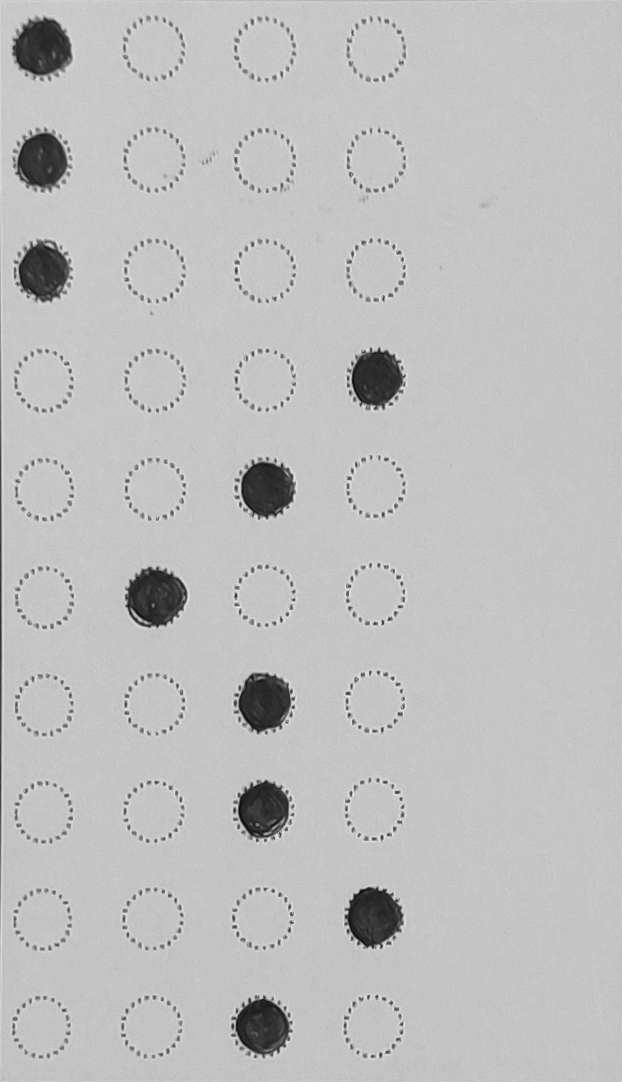
#> input picture answer/1.png, 622 x 1082 px, found by its file name
$ python -i api_final.py   (imports and definitions only)
#> lines starting #> are read from the running program, lines starting #| are printed output that depends on the picture; after the words box and inside, x2 and y2 are one past the last pixel; in counts of white or black regions, pixels touching at a corner belong together
import numpy as np
import cv2
import json
from flask import Flask,request,Response,jsonify
import os
from matplotlib import pyplot as plt
from PIL import Image
import shutil

# [1 line not run here, left out]

# [3 lines that did not run here, left out]


# [65 lines that did not run here, left out]

def sort_contours(cnts, method="left-to-right"):
    reverse = False
    i = 0

    if method == "right-to-left" or method == "bottom-to-top":
        reverse = True

    if method == "top-to-bottom" or method == "bottom-to-top":
        i = 1

    boundingBoxes = [cv2.boundingRect(c) for c in cnts]
    (cnts, boundingBoxes) = zip(*sorted(zip(cnts, boundingBoxes),
                                        key=lambda b: b[1][i], reverse=reverse))

    return (cnts, boundingBoxes)

# [102 lines left out: function box_extraction, not called in this run]
                        # y1=y
                    # print(x)


def registration():

    for k in range(1,2):
        if k!=26 and k!=48:
            #for 3
            for p in range(1,4):

                img1_color = cv2.imread("RUN/Cropped/ROLLNO_"+str(k) + "/" +str(p)+ ".png")
#> img1_color is the input picture: shape (1082, 622, 3); min 8, max 235, mean 190.5
                img2_color = cv2.imread("RUN/Cropped/ANSWER_KEY/"+str(p)+".png")

                img1 = cv2.cvtColor(img1_color, cv2.COLOR_BGR2GRAY)
                img2 = cv2.cvtColor(img2_color, cv2.COLOR_BGR2GRAY)
                height, width = img2.shape
#> height = 1082; width = 622

                p1=box_extractionqw("RUN/Cropped/ROLLNo_"+str(k) + "/" +str(p)+ ".png")
#> in box_extractionqw, `(thresh, img_bin) = cv2.threshold(img, 128, 255, cv2.THRESH_BINARY | c..`:
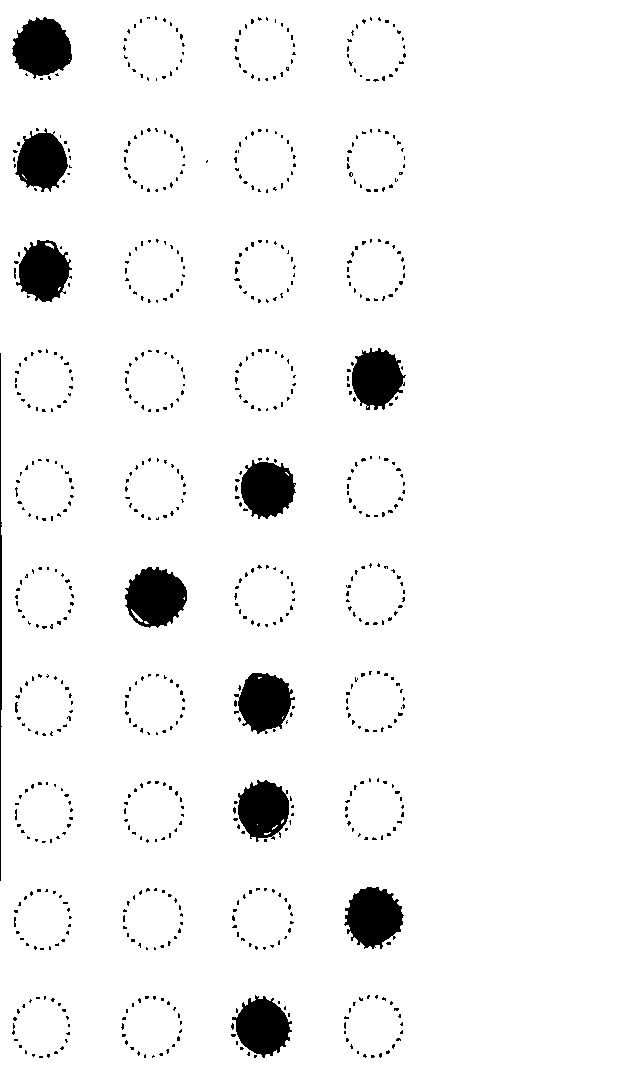
#> img_bin: shape (1082, 622); 95.2% white; 770 black regions (757 under 20 px), largest, box (x1, y1, x2, y2) and area: (125, 567, 187, 628) 2735, (12, 17, 72, 79) 2614, (344, 887, 404, 949) 2603
#> in box_extractionqw, `(thresh, img_bin) = cv2.threshold(img, 128, 255, cv2.THRESH_BINARY | c..`: thresh = 132
#> in box_extractionqw, `img = cv2.blur(img,(20,20))`:
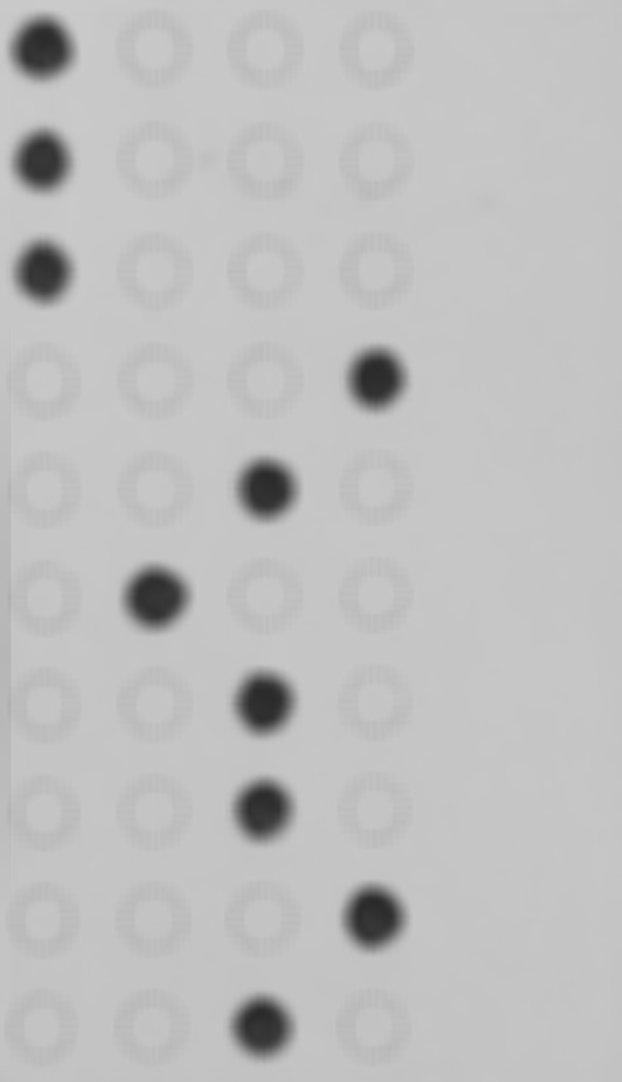
#> img: shape (1082, 622); min 41, max 203, mean 190.6
#> in box_extractionqw, `img_final_bin = cv2.erode(~img_final_bin, kernel, iterations=2)`:
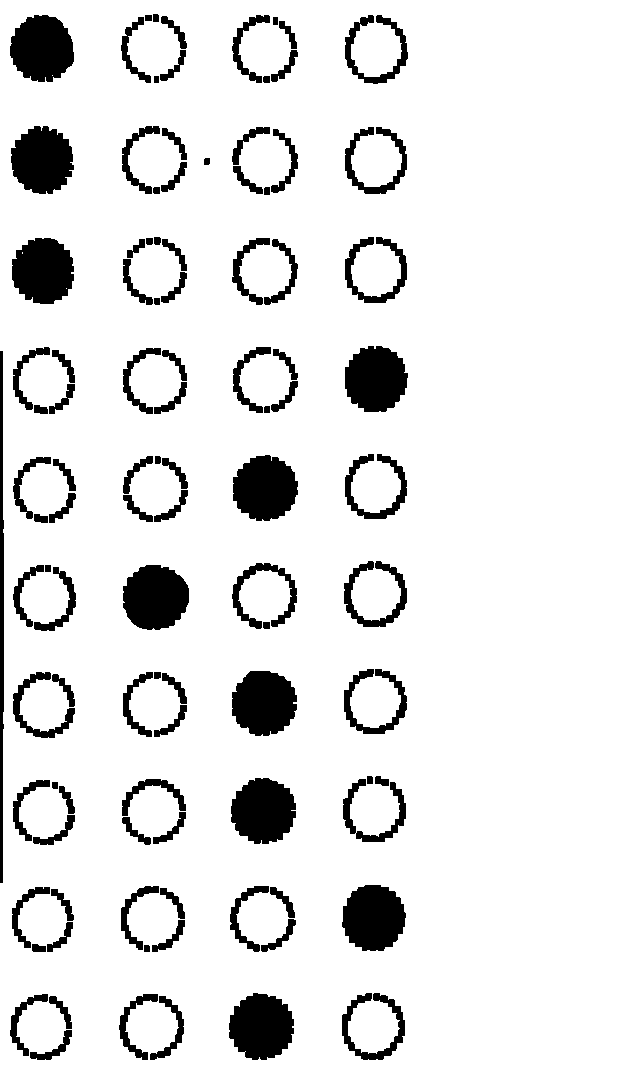
#> img_final_bin: shape (1082, 622); 89.5% white; 104 black regions
#> in box_extractionqw, `(thresh, img_final_bin) = cv2.threshold(img_final_bin, 128, 255, cv2.T..`: thresh = 0
#> in box_extractionqw, `contours, hierarchy = cv2.findContours( img_final_bin, cv2.RETR_TREE, ..`: contours = 108 contours, 3 with area under 20; largest, box (x1, y1, x2, y2) and area: (0, 0, 622, 1082) 669510, (122, 564, 190, 631) 3492, (228, 992, 295, 1061) 3472, (231, 670, 298, 737) 3441, (230, 777, 297, 845) 3431
#> in sort_contours, `boundingBoxes = [cv2.boundingRect(c) for c in cnts]`: boundingBoxes = 108 items, first 6: (0, 0, 622, 1082), (29, 1029, 44, 32), (149, 995, 36, 66), (48, 995, 25, 35), (118, 993, 41, 68), (9, 993, 40, 64)
#> in sort_contours, `(cnts, boundingBoxes) = zip(*sorted(zip(cnts, boundingBoxes), key=lamb..`: cnts has the same summary as contours in box_extractionqw; boundingBoxes = 108 items, first 6: (0, 0, 622, 1082), (9, 993, 40, 64), (9, 14, 66, 69), (10, 125, 65, 70), (11, 886, 40, 63), (11, 237, 64, 68)
#> the loop in box_extractionqw, `for c in contours:` made 1 pass
#> (x, y, w, h, idx, coords) on pass 1: (0, 0, 622, 1082, 1, [[0, 1081], [621, 1081], [621, 0], [0, 0]])
#> after the loop in box_extractionqw, `for c in contours:`:
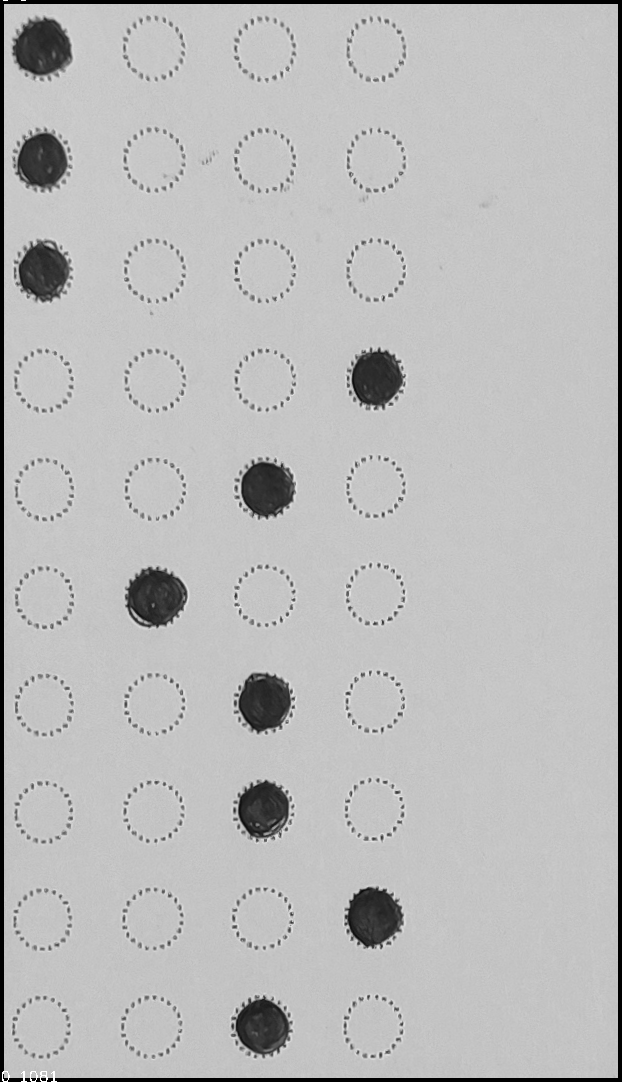
#> img3: shape (1082, 622); min 0, max 255, mean 186.7
#> after the loop in box_extractionqw, `for c in contours:`: dif0 = -1081; dif1 = -460; dif2 = 621; dif3 = 0; dmax = 621; dmin = -1081; idx = 1; iq = 8; itr = 4; smax = 1702; smin = 0; sum0 = 1081; sum1 = 1702; sum2 = 621; sum3 = 0
#> p1 = [[0, 0], [621, 0], [0, 1081], [621, 1081]]
                p2=box_extractionqw("RUN/Cropped/ANSWER_KEY/"+str(p)+".png")
#> after the loop in box_extractionqw, `for c in contours:`: dif0 = -1081; dif1 = -460; dif2 = 621; dif3 = 0; dmax = 621; dmin = -1081; idx = 1; iq = 8; itr = 4; smax = 1702; smin = 0; sum0 = 1081; sum1 = 1702; sum2 = 621; sum3 = 0
#> p2 = [[0, 0], [621, 0], [0, 1081], [621, 1081]]

                homography, mask = cv2.findHomography(np.float32(p1), np.float32(p2), cv2.RANSAC)
#> homography = [[1, 0, -9.85e-14], [0, 1, -2.95e-13], [0, 0, 1]]; mask = [1, 1, 1, 1]
                transformed_img = cv2.warpPerspective(img1_color, homography, (width, height))
                img2 = cv2.imread("RUN/Cropped/ANSWER_KEY/"+str(p)+".png")
                img2 = cv2.cvtColor(img2,cv2.COLOR_BGR2GRAY)
                img1 = cv2.cvtColor(transformed_img,cv2.COLOR_BGR2GRAY)

                kernel = np.ones((2,2), np.uint8)
                thresh1 = cv2.erode(img1,kernel,iterations=2)
                thresh1 = cv2.dilate(thresh1,kernel,iterations=2)
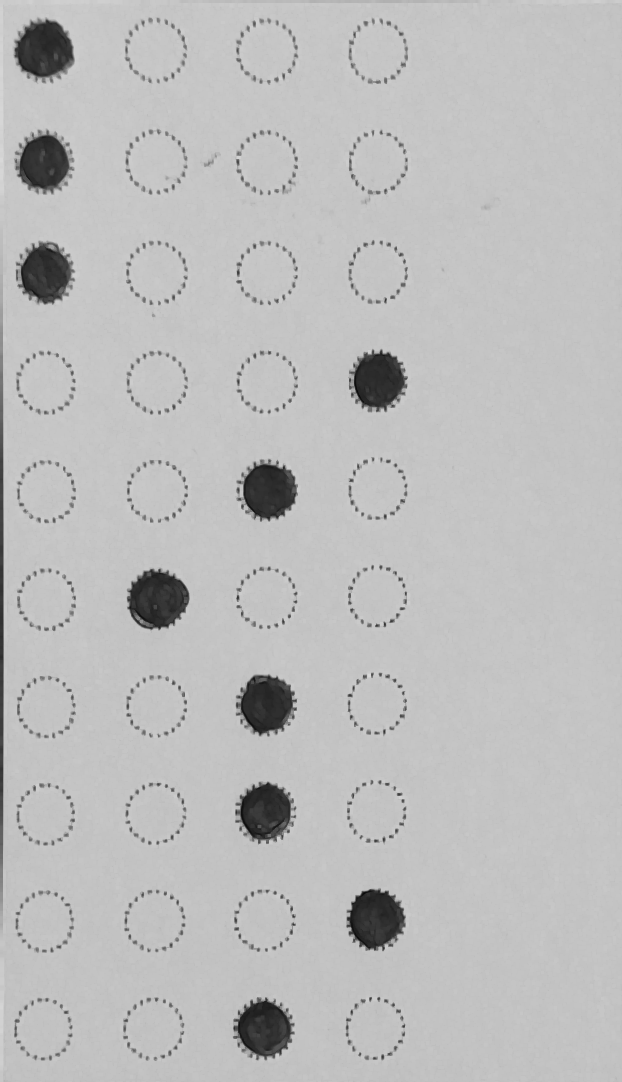
#> thresh1: shape (1082, 622); min 8, max 216, mean 188.6
                ret,thresh1 = cv2.threshold(thresh1,127,255,cv2.THRESH_BINARY_INV)
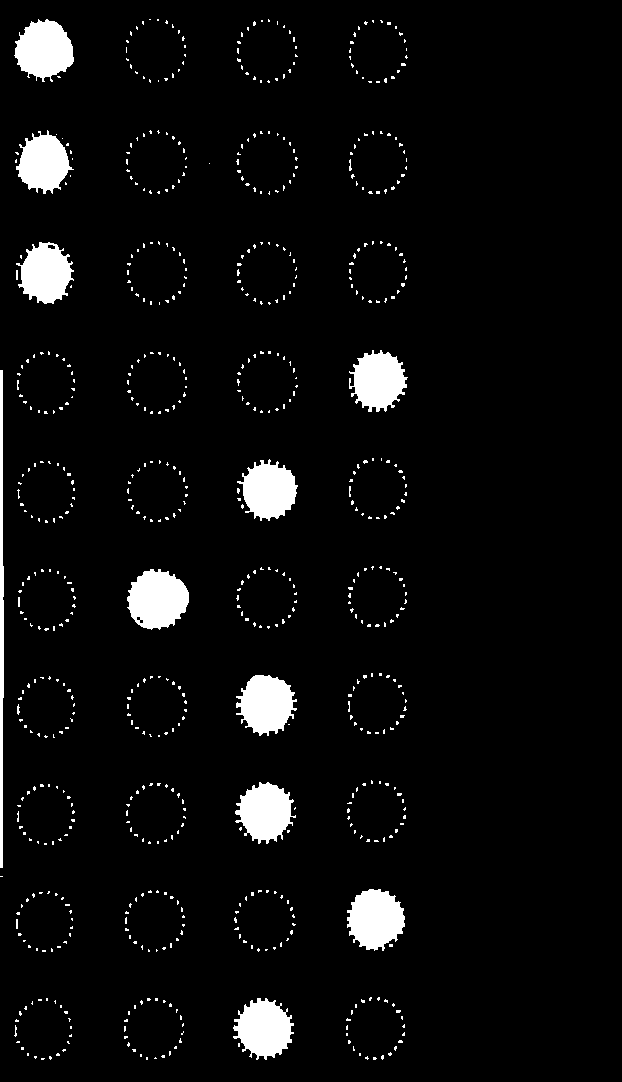
#> thresh1: shape (1082, 622); 4.8% white; 715 white regions (699 under 20 px), largest, box (x1, y1, x2, y2) and area: (127, 569, 189, 630) 2776, (347, 889, 405, 951) 2623, (14, 19, 74, 82) 2620

                thresh2 = cv2.erode(img2,kernel,iterations=2)
                thresh2 = cv2.dilate(thresh2,kernel,iterations=2)
                ret,thresh2 = cv2.threshold(thresh2,127,255,cv2.THRESH_BINARY_INV)

                img3 = cv2.absdiff(thresh1, thresh2)
#> img3: shape (1082, 622); every value is 0
                kernel3 = np.ones((5,5),np.uint8)
                erosion3 = cv2.erode(img3,kernel3,iterations = 2)
                dilation3 = cv2.dilate(erosion3,kernel3,iterations = 1)
                cropped=dilation3[20:int(.98*len(dilation3)),20:int(.98*(len(dilation3[0])))]
#> cropped: shape (1040, 589); every value is 0
                cv2.imwrite("RUN/Difference/ROLLNO_"+ str(k) +"/Filled/" +str(p)+".png", cropped)
                cv2.imwrite("RUN/Registered/ROLLNO_"+ str(k) +"/Filled/" +str(p)+".png", transformed_img)


                img1_color = cv2.imread("RUN/Cropped/ROLLNO_"+str(k) + "/" +str(p)+ ".png")
                img2_color = cv2.imread("RUN/Cropped/OMR/"+str(p)+".png")

                img1 = cv2.cvtColor(img1_color, cv2.COLOR_BGR2GRAY)
                img2 = cv2.cvtColor(img2_color, cv2.COLOR_BGR2GRAY)
                height, width = img2.shape

                p1=box_extractionqw("RUN/Cropped/ROLLNo_"+str(k) + "/" +str(p)+ ".png")
                p2=box_extractionqw("RUN/Cropped/OMR/"+str(p)+".png")

                homography, mask = cv2.findHomography(np.float32(p1), np.float32(p2), cv2.RANSAC)
                transformed_img = cv2.warpPerspective(img1_color, homography, (width, height))
                img2 = cv2.imread("RUN/Cropped/OMR/"+str(p)+".png")
                img2 = cv2.cvtColor(img2,cv2.COLOR_BGR2GRAY)
                img1 = cv2.cvtColor(transformed_img,cv2.COLOR_BGR2GRAY)

                kernel = np.ones((2,2), np.uint8)
                thresh1 = cv2.erode(img1,kernel,iterations=2)
                thresh1 = cv2.dilate(thresh1,kernel,iterations=2)
                ret,thresh1 = cv2.threshold(thresh1,127,255,cv2.THRESH_BINARY_INV)

                thresh2 = cv2.erode(img2,kernel,iterations=2)
                thresh2 = cv2.dilate(thresh2,kernel,iterations=2)
                ret,thresh2 = cv2.threshold(thresh2,127,255,cv2.THRESH_BINARY_INV)

                img3 = cv2.absdiff(thresh1, thresh2)
                kernel3 = np.ones((5,5),np.uint8)
                erosion3 = cv2.erode(img3,kernel3,iterations = 2)
                dilation3 = cv2.dilate(erosion3,kernel3,iterations = 1)
                cropped=dilation3[20:int(.98*len(dilation3)),20:int(.98*(len(dilation3[0])))]
                cv2.imwrite("RUN/Difference/ROLLNO_"+ str(k) +"/Empty/" +str(p)+".png", cropped)
                cv2.imwrite("RUN/Registered/ROLLNO_"+ str(k) +"/Empty/" +str(p)+".png", transformed_img)


# [93 lines left out: functions components, order_points, four_point_transform, not called in this run]

def box_extractionqw(img_for_box_extraction_path):

    img = cv2.imread(img_for_box_extraction_path, 0)  # Read the image
    img2 = cv2.imread(img_for_box_extraction_path, 0)
    img3 = cv2.imread(img_for_box_extraction_path, 0)
    font = cv2.FONT_HERSHEY_COMPLEX
    # img = cv2.blur(img,(10,10))
    (thresh, img_bin) = cv2.threshold(img, 128, 255,
                                      cv2.THRESH_BINARY | cv2.THRESH_OTSU)  # Thresholding the image
    img_bin = 255-img_bin  # Invert the image


    img = cv2.blur(img,(20,20))

    kernel_length = np.array(img).shape[1]//400

    verticle_kernel = cv2.getStructuringElement(cv2.MORPH_RECT, (1, kernel_length))
    hori_kernel = cv2.getStructuringElement(cv2.MORPH_RECT, (kernel_length, 1))
    kernel = cv2.getStructuringElement(cv2.MORPH_RECT, (3, 3))

    img_temp1 = cv2.erode(img_bin, verticle_kernel, iterations=3)
    verticle_lines_img = cv2.dilate(img_temp1, verticle_kernel, iterations=3)

    img_temp2 = cv2.erode(img_bin, hori_kernel, iterations=3)
    horizontal_lines_img = cv2.dilate(img_temp2, hori_kernel, iterations=3)

    alpha = 0.50
    beta = 1.0 - alpha
    img_final_bin = cv2.addWeighted(verticle_lines_img, alpha, horizontal_lines_img, beta, 0.0)
    img_final_bin = cv2.erode(~img_final_bin, kernel, iterations=2)
    (thresh, img_final_bin) = cv2.threshold(img_final_bin, 128, 255, cv2.THRESH_BINARY | cv2.THRESH_OTSU)

    contours, hierarchy = cv2.findContours(
        img_final_bin, cv2.RETR_TREE, cv2.CHAIN_APPROX_NONE)
    (contours, boundingBoxes) = sort_contours(contours, method="left-to-right")

    x1=0
    y1=0
    # check=0
    idx = 0
    for c in contours:
            x, y, w, h = cv2.boundingRect(c)
            # check+=1


            # if ((x==x1)):

            if(cv2.contourArea(c)>30000):
            # if ((x>(x1+100))): #outer
                if (w > 300 and h > 400 and((h<(6*w))and(h>(0.3*w)))):
                    if ((x<(x1+100))): #inner
                        idx += 1


                        itr=0

                        approx = cv2.approxPolyDP(c, 0.009 * cv2.arcLength(c, True), True)

                        cv2.drawContours(img3, [approx], 0, (0, 0, 255), 5)

                        nq = approx.ravel()
                        #print(nq)
                        iq = 0

                        for jq in nq :
                            if(iq % 2 == 0):
                                xq = nq[iq]
                                yq = nq[iq + 1]

                                string = str(xq) + " " + str(yq)


                                cv2.putText(img3, string, (xq, yq),
                                font, 0.5, (255, 255, 0))

                                if(itr==1):
                                    extTop=[xq,yq]
                                if(itr==2):
                                    extRight=[xq,yq]
                                if(itr==3):
                                    extBot=[xq,yq]
                                if(itr==0):
                                    extLeft=[xq,yq]

                                itr = itr + 1

                            iq = iq + 1

                        coords=[extTop,extRight,extBot,extLeft]
                        sum0=coords[0][0]+coords[0][1]
                        sum1=coords[1][0]+coords[1][1]
                        sum2=coords[2][0]+coords[2][1]
                        sum3=coords[3][0]+coords[3][1]
                        dif0=coords[0][0]-coords[0][1]
                        dif1=coords[1][0]-coords[1][1]
                        dif2=coords[2][0]-coords[2][1]
                        dif3=coords[3][0]-coords[3][1]
                        smin=min(sum0,sum1,sum2,sum3)
                        smax=max(sum0,sum1,sum2,sum3)
                        dmin=min(dif0,dif1,dif2,dif3)
                        dmax=max(dif0,dif1,dif2,dif3)
                        if smin==sum0:
                            tl=[coords[0][0],coords[0][1]]
                        elif smin==sum1:
                            tl=[coords[1][0],coords[1][1]]
                        elif smin==sum2:
                            tl=[coords[2][0],coords[2][1]]
                        elif smin==sum3:
                            tl=[coords[3][0],coords[3][1]]
                        #print(tl)
                        if smax==sum0:
                            br=[coords[0][0],coords[0][1]]
                        elif smax==sum1:
                            br=[coords[1][0],coords[1][1]]
                        elif smax==sum2:
                            br=[coords[2][0],coords[2][1]]
                        elif smax==sum3:
                            br=[coords[3][0],coords[3][1]]
                        #print(br)
                        if dmin==dif0:
                            bl=[coords[0][0],coords[0][1]]
                        elif dmin==dif1:
                            bl=[coords[1][0],coords[1][1]]
                        elif dmin==dif2:
                            bl=[coords[2][0],coords[2][1]]
                        elif dmin==dif3:
                            bl=[coords[3][0],coords[3][1]]
                        #print(bl)
                        if dmax==dif0:
                            tr=[coords[0][0],coords[0][1]]
                        elif dmax==dif1:
                            tr=[coords[1][0],coords[1][1]]
                        elif dmax==dif2:
                            tr=[coords[2][0],coords[2][1]]
                        elif dmax==dif3:
                            tr=[coords[3][0],coords[3][1]]
                        #print(tr)
                        rect=[tl,tr,bl,br]

                        return rect


                        print (coords)

                        x1=x #inner


# [3 lines not run here, left out]

>>> result = registration()
#> after the loop in box_extractionqw, `for c in contours:`: dif0 = -1081; dif1 = -460; dif2 = 621; dif3 = 0; dmax = 621; dmin = -1081; idx = 1; iq = 8; itr = 4; smax = 1702; smin = 0; sum0 = 1081; sum1 = 1702; sum2 = 621; sum3 = 0
#> after the loop in box_extractionqw, `for c in contours:`: dif0 = -1081; dif1 = -460; dif2 = 621; dif3 = 0; dmax = 621; dmin = -1081; idx = 1; iq = 8; itr = 4; smax = 1702; smin = 0; sum0 = 1081; sum1 = 1702; sum2 = 621; sum3 = 0
#> (the run stopped early here; a loop or call above may not have finished)
